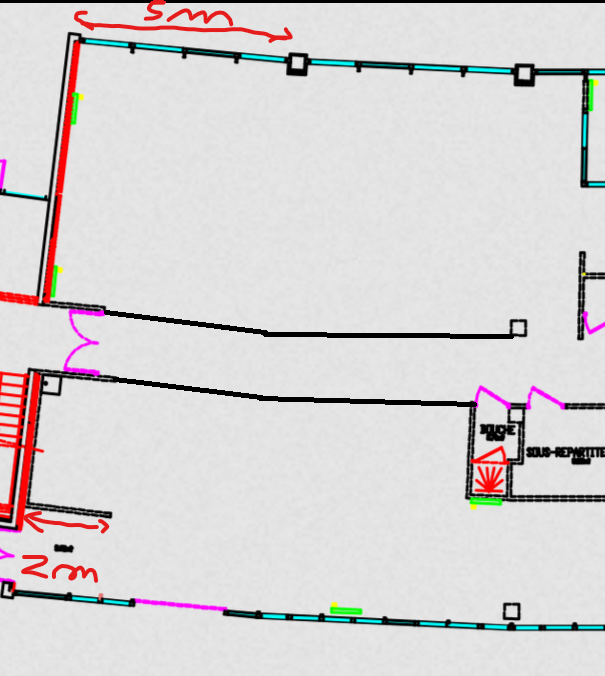
#> input picture Phase_3_Fusion_MultiCam/plan_rdc.png, 605 x 676 px
$ python verify_machines.py
#> lines starting #> are read from the running program, lines starting #| are printed output that depends on the picture; after the words box and inside, x2 and y2 are one past the last pixel; in counts of white or black regions, pixels touching at a corner belong together
"""
Vérification visuelle des coordonnées machines sur le plan de sol.

Dessine les machines (depuis machines.yaml) et les zones interdites
(depuis config.yaml) sur le plan de sol pour vérifier que tout est
correctement positionné.

Usage :
    python verify_machines.py
    python verify_machines.py --machines machines.yaml
    python verify_machines.py --show-labels        # affiche les noms des machines
    python verify_machines.py --show-grid           # affiche une grille en mètres
    python verify_machines.py --machines-coords-unit pixels
    python verify_machines.py --save output.png     # sauvegarde l'image
"""

import os
import sys
import argparse
import yaml
import numpy as np
import cv2


SCRIPT_DIR = os.path.dirname(os.path.abspath(__file__))

# Couleurs (BGR)
COLOR_MACHINE = (0, 0, 200)       # Rouge
COLOR_MACHINE_FILL = (0, 0, 200)
COLOR_ZONE = (0, 0, 255)          # Rouge vif pour les zones interdites
COLOR_ZONE_FILL = (0, 0, 255)
COLOR_GRID = (200, 200, 200)      # Gris clair
COLOR_LABEL = (0, 0, 0)           # Noir
COLOR_CAMERA = (255, 0, 0)        # Bleu pour les positions caméras
COLOR_ORIGIN = (0, 180, 0)        # Vert pour l'origine


def load_yaml(path):
    with open(path, "r", encoding="utf-8") as f:
        return yaml.safe_load(f)


def metres_to_pixels(x_m, y_m, echelle, origin_px_x, origin_px_y):
    """Convertit des coordonnées mètres en pixels sur le plan."""
    px = int(origin_px_x + x_m * echelle)
    py = int(origin_px_y + y_m * echelle)
    return px, py


def draw_polygon_metres(image, coins_metres, echelle, ox, oy, color, thickness=2, fill_alpha=0.15):
    """Dessine un polygone dont les coins sont en mètres."""
    pts_px = []
    for (x_m, y_m) in coins_metres:
        px, py = metres_to_pixels(x_m, y_m, echelle, ox, oy)
        pts_px.append([px, py])
    pts = np.array(pts_px, dtype=np.int32)

    # Remplissage semi-transparent
    overlay = image.copy()
    cv2.fillPoly(overlay, [pts], color)
    cv2.addWeighted(overlay, fill_alpha, image, 1 - fill_alpha, 0, image)

    # Contour
    cv2.polylines(image, [pts], isClosed=True, color=color, thickness=thickness)

    return pts_px


def draw_polygon_pixels(image, coins_pixels, color, thickness=2, fill_alpha=0.15):
    """Dessine un polygone dont les coins sont deja en pixels."""
    pts = np.array(coins_pixels, dtype=np.int32)

    # Remplissage semi-transparent
    overlay = image.copy()
    cv2.fillPoly(overlay, [pts], color)
    cv2.addWeighted(overlay, fill_alpha, image, 1 - fill_alpha, 0, image)

    # Contour
    cv2.polylines(image, [pts], isClosed=True, color=color, thickness=thickness)

    return pts.tolist()


def infer_machines_coords_unit(machines):
    """Heuristique simple: des valeurs tres grandes sont probablement en pixels."""
    all_vals = []
    for machine in machines:
        for x, y in machine.get("coins_metres", []):
            all_vals.extend([abs(float(x)), abs(float(y))])

    if not all_vals:
        return "metres"

    # Dans ce projet, les coordonnees en metres sont petites (<~20),
    # alors que les pixels atteignent facilement plusieurs centaines.
    return "pixels" if max(all_vals) > 50 else "metres"


def main():
    parser = argparse.ArgumentParser(description="Vérification visuelle machines + zones sur plan")
    parser.add_argument("--machines", default=os.path.join(SCRIPT_DIR, "machines.yaml"),
                        help="Fichier YAML des machines")
    parser.add_argument("--config", default=os.path.join(SCRIPT_DIR, "config.yaml"),
                        help="Fichier config.yaml")
    parser.add_argument(
        "--machines-coords-unit",
        choices=["auto", "metres", "pixels"],
        default="auto",
        help="Unite des coordonnees machines dans le YAML",
    )
    parser.add_argument("--show-labels", action="store_true", help="Afficher les noms des machines")
    parser.add_argument("--show-grid", action="store_true", help="Afficher grille métrique")
    parser.add_argument("--save", type=str, help="Sauvegarder l'image (ex: output.png)")
    args = parser.parse_args()

    # --- Charger config ---
    config = load_yaml(args.config)
    geo = config["geometrie_2d"]
    echelle = geo["echelle_px_par_metre"]
    ox = geo["origine_pixel_x"]
    oy = geo["origine_pixel_y"]

    # --- Charger le plan de sol ---
    plan_path = os.path.join(SCRIPT_DIR, geo["plan_image"])
    plan = cv2.imread(plan_path)
#> plan is the input picture: shape (676, 605, 3); mean B, G, R 212.2, 211.7, 215.3
    if plan is None:
        sys.exit(f"[ERREUR] Plan introuvable : {plan_path}")

    print(f"Plan charge : {plan.shape[1]}x{plan.shape[0]} px")
#| Plan charge : 605x676 px
    print(f"Echelle : {echelle} px/m | Origine : ({ox}, {oy}) px")

    # --- Grille métrique ---
    if args.show_grid:
        h, w = plan.shape[:2]
        # Grille tous les mètres
        max_x_m = int((w - ox) / echelle) + 1
        max_y_m = int((h - oy) / echelle) + 1
        for x_m in range(max_x_m + 1):
            px, _ = metres_to_pixels(x_m, 0, echelle, ox, oy)
            cv2.line(plan, (px, 0), (px, h), COLOR_GRID, 1)
            cv2.putText(plan, f"{x_m}m", (px + 2, 15), cv2.FONT_HERSHEY_SIMPLEX, 0.3, COLOR_GRID, 1)
        for y_m in range(max_y_m + 1):
            _, py = metres_to_pixels(0, y_m, echelle, ox, oy)
            cv2.line(plan, (0, py), (w, py), COLOR_GRID, 1)
            cv2.putText(plan, f"{y_m}m", (2, py - 3), cv2.FONT_HERSHEY_SIMPLEX, 0.3, COLOR_GRID, 1)

    # --- Dessiner l'origine ---
    cv2.circle(plan, (ox, oy), 6, COLOR_ORIGIN, -1)
#> plan: shape (676, 605, 3); 0.01% of pixels changed, all inside (x1, y1, x2, y2) = (0, 0, 7, 7)
    cv2.putText(plan, "(0,0)", (ox + 8, oy + 5), cv2.FONT_HERSHEY_SIMPLEX, 0.4, COLOR_ORIGIN, 1)
#> plan: shape (676, 605, 3); mean B, G, R 212.2, 211.7, 215.3

    # --- Dessiner les zones interdites ---
    zones = config.get("zones_interdites", {})
    for zone_id, zone_data in zones.items():
        coords = zone_data.get("coordonnees_metres")
        if not coords or len(coords) < 3:
            print(f"[WARN] Zone '{zone_id}' ignorée (coordonnées absentes/invalides).")
            continue

        pts_px = draw_polygon_metres(plan, coords, echelle, ox, oy,
                                     COLOR_ZONE, thickness=3, fill_alpha=0.2)
        # Label de la zone
        cx = int(np.mean([p[0] for p in pts_px]))
        cy = int(np.mean([p[1] for p in pts_px]))
        cv2.putText(plan, zone_data["nom"], (cx - 40, cy),
                    cv2.FONT_HERSHEY_SIMPLEX, 0.35, COLOR_ZONE, 1)
        print(f"Zone '{zone_data['nom']}' dessinee ({len(coords)} sommets)")
        print(f"  - coordonnees_metres: {coords}")
        print(f"  - coordonnees_pixels: {pts_px}")
#> this loop made 2 passes
#> (pts_px, cx, cy) on passes 1 to 2: ([[321, 156], [278, 156], [282, 214], [315, 214]], 299, 185), ([[339, 518], [231, 516], [169, 529], [166, 565], [335, 575]], 248, 540)
#|   - coordonnees_pixels: [[321, 156], [278, 156], [282, 214], [315, 214]]
#|   - coordonnees_pixels: [[339, 518], [231, 516], [169, 529], [166, 565], [335, 575]]
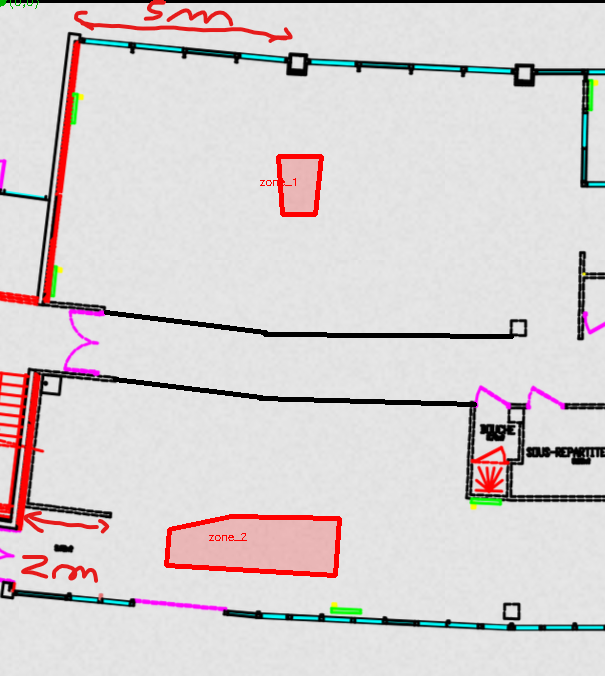
#> plan: shape (676, 605, 3); mean B, G, R 209.3, 208.8, 215.7

    # --- Dessiner les machines ---
    if os.path.isfile(args.machines):
        machines_data = load_yaml(args.machines)
        machines = machines_data.get("machines", [])

        coords_unit = args.machines_coords_unit
        if coords_unit == "auto":
            coords_unit = infer_machines_coords_unit(machines)
        print(f"Unite coordonnees machines: {coords_unit}")

        n_valid = 0
        for i, machine in enumerate(machines):
            coins = machine.get("coins_metres", [])
            nom = machine.get("nom", f"Machine_{i}")

            # Ignorer les machines non remplies (tous les coins à 0,0)
            if all(c[0] == 0.0 and c[1] == 0.0 for c in coins):
                continue

            if coords_unit == "pixels":
                pts_px = draw_polygon_pixels(plan, coins, COLOR_MACHINE, thickness=2, fill_alpha=0.25)
            else:
                pts_px = draw_polygon_metres(plan, coins, echelle, ox, oy,
                                             COLOR_MACHINE, thickness=2, fill_alpha=0.25)

            if args.show_labels:
                cx = int(np.mean([p[0] for p in pts_px]))
                cy = int(np.mean([p[1] for p in pts_px]))
                cv2.putText(plan, nom, (cx - 20, cy),
                            cv2.FONT_HERSHEY_SIMPLEX, 0.3, COLOR_LABEL, 1)

            n_valid += 1
#> this loop made 19 passes
#> pts_px on passes 1 to 12: [[61, 210], [202, 230], [192, 324], [51, 306]], [[196, 292], [262, 301], [258, 334], [192, 324]], [[72, 118], [133, 125], [121, 218], [61, 210]], [[118, 57], [145, 89], [111, 117], [85, 86]], [[178, 59], [237, 64], [233, 109], [174, 104]], [[243, 66], [287, 70], [283, 113], [241, 109]], [[314, 67], [366, 73], [364, 110], [312, 106]], [[394, 73], [425, 104], [395, 134], [365, 103]], [[365, 142], [395, 143], [398, 193], [366, 191]], [[167, 414], [199, 419], [188, 514], [156, 509]], [[253, 434], [285, 439], [276, 508], [245, 504]], [[283, 460], [315, 465], [310, 487], [280, 482]]
#> pass 2, in draw_polygon_pixels (call 2), `overlay = image.copy()`:
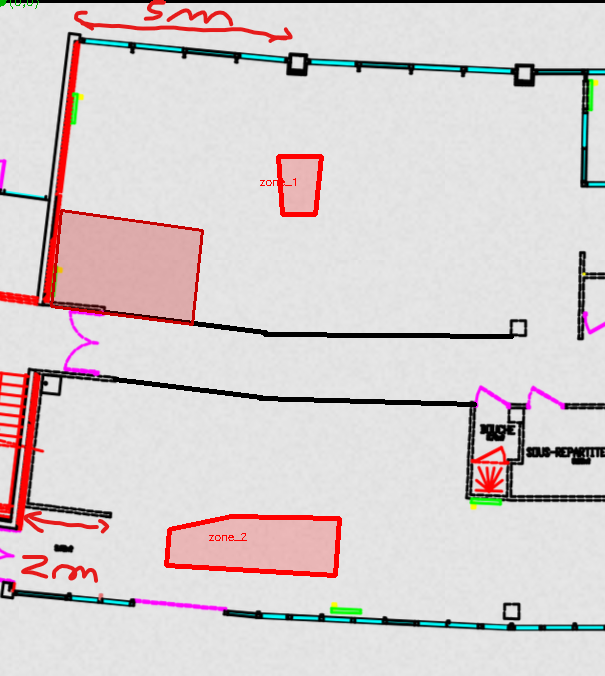
#> overlay: shape (676, 605, 3); mean B, G, R 207.1, 206.6, 215.6
#> after the loop:
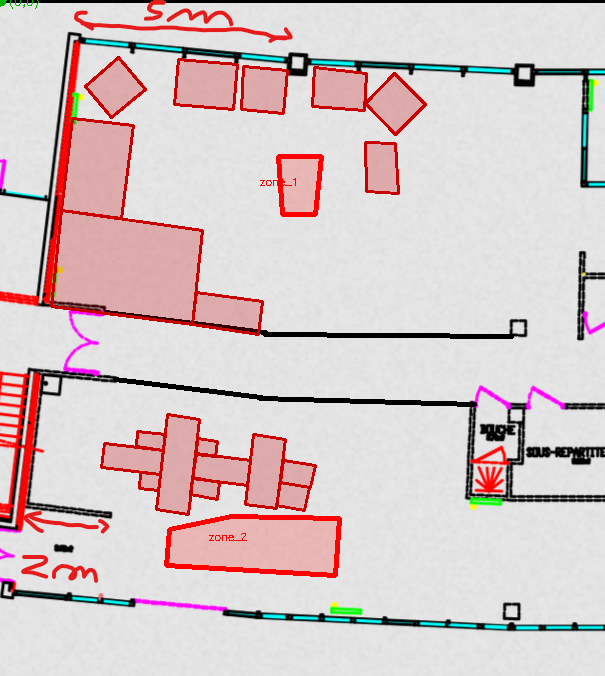
#> plan: shape (676, 605, 3); 11.77% of pixels changed, all inside (x1, y1, x2, y2) = (50, 56, 427, 516)
#> after the loop, n_valid = 19

        print(f"Machines dessinees : {n_valid}/{len(machines)}")
#| Machines dessinees : 19/19
    else:
        print(f"[WARN] Fichier machines introuvable : {args.machines}")
        print(f"       Seules les zones interdites sont affichees.")

    # --- Affichage ---
    window_name = "Plan de sol : Machines + Zones (Q pour quitter)"

    if args.save:
        cv2.imwrite(args.save, plan)
        print(f"[OK] Image sauvegardee : {args.save}")

    cv2.imshow(window_name, plan)
    print("\nAppuyez sur 'Q' pour quitter.")
    while True:
        key = cv2.waitKey(100) & 0xFF
#> (key q is pressed here)
        if key == ord('q') or key == 27:
            break
    cv2.destroyAllWindows()


if __name__ == "__main__":
    main()
